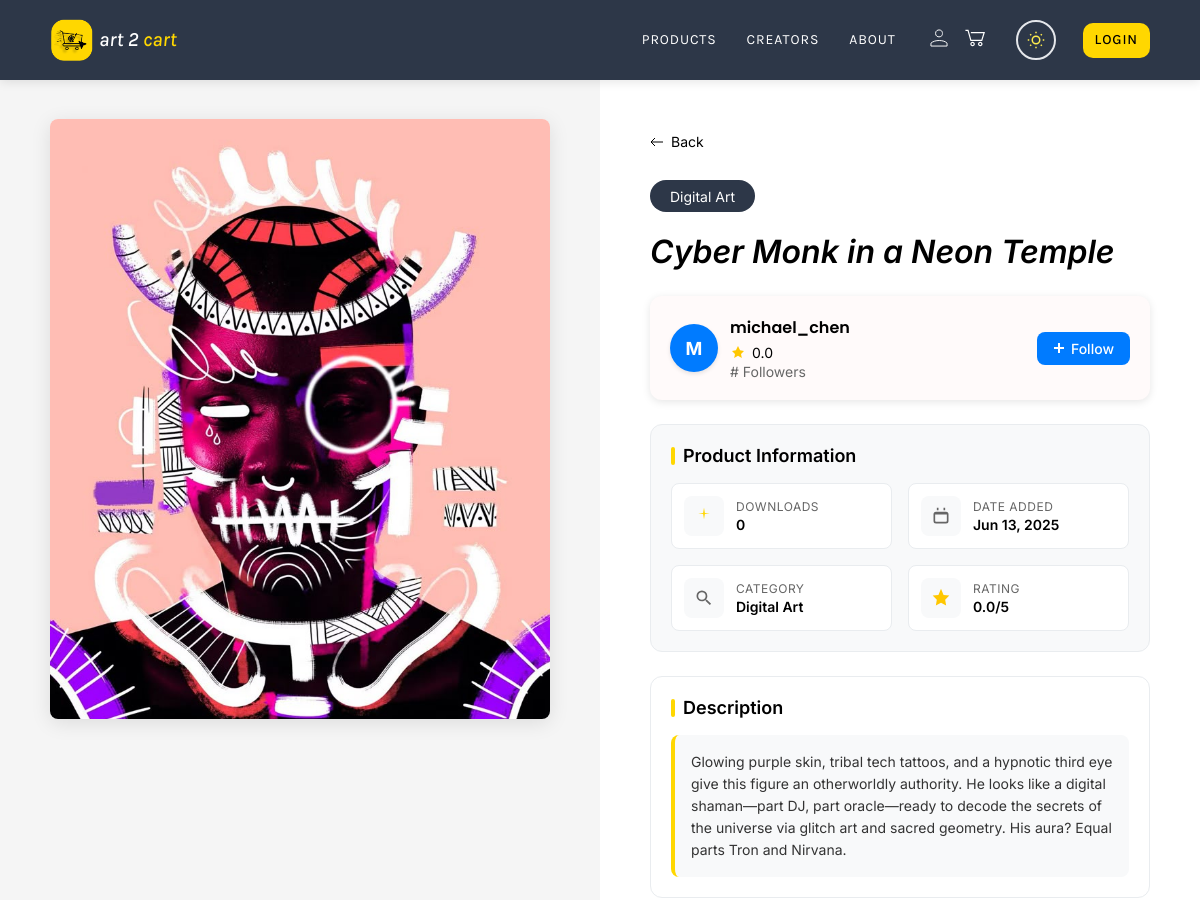
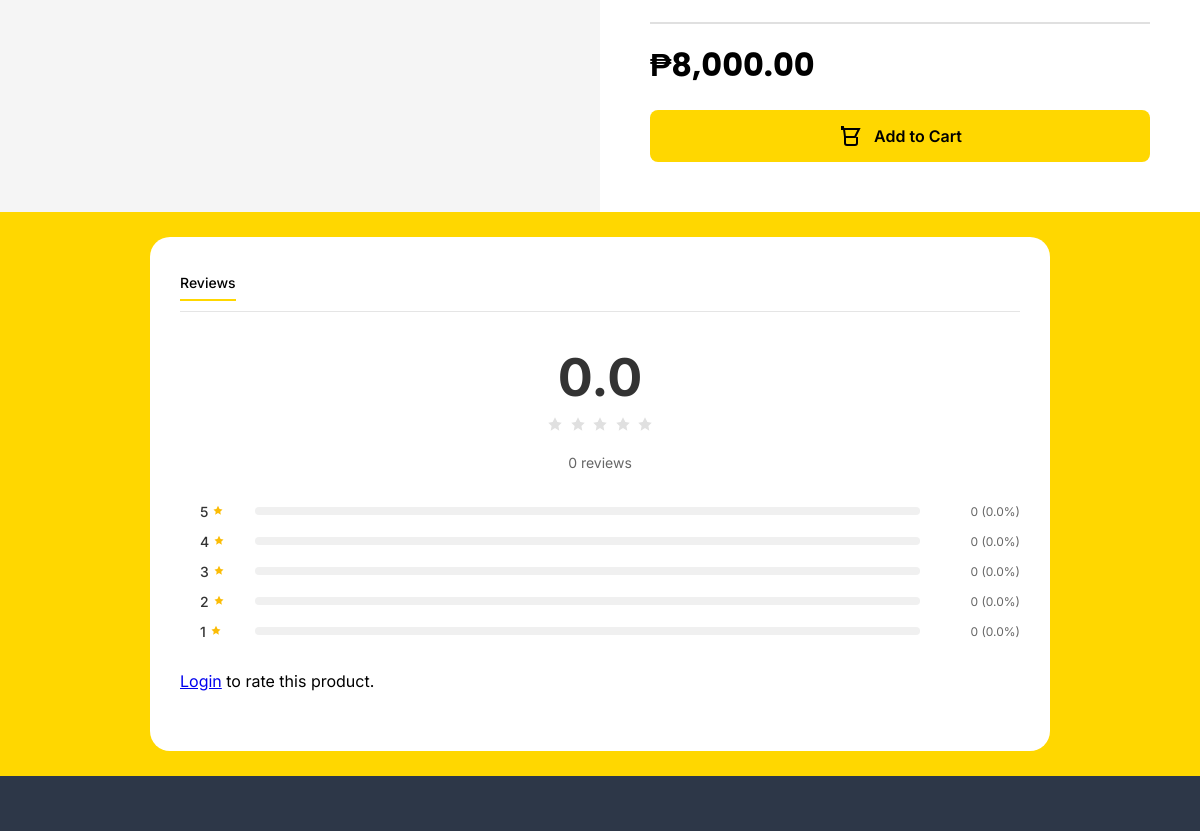
The page /product_preview.php?id=9 (upper part) on the database as committed earlier (2 pictures, top to bottom).
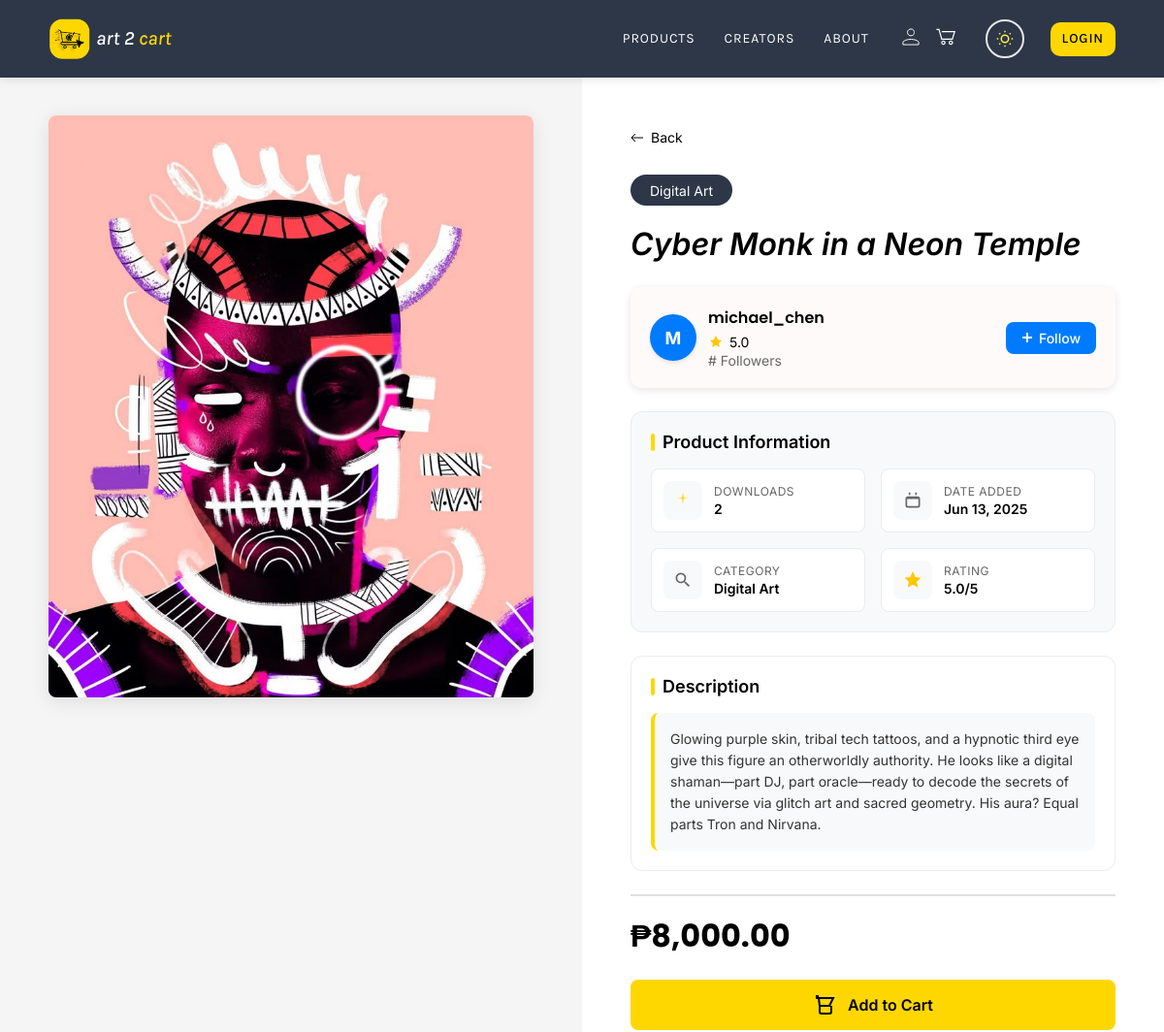
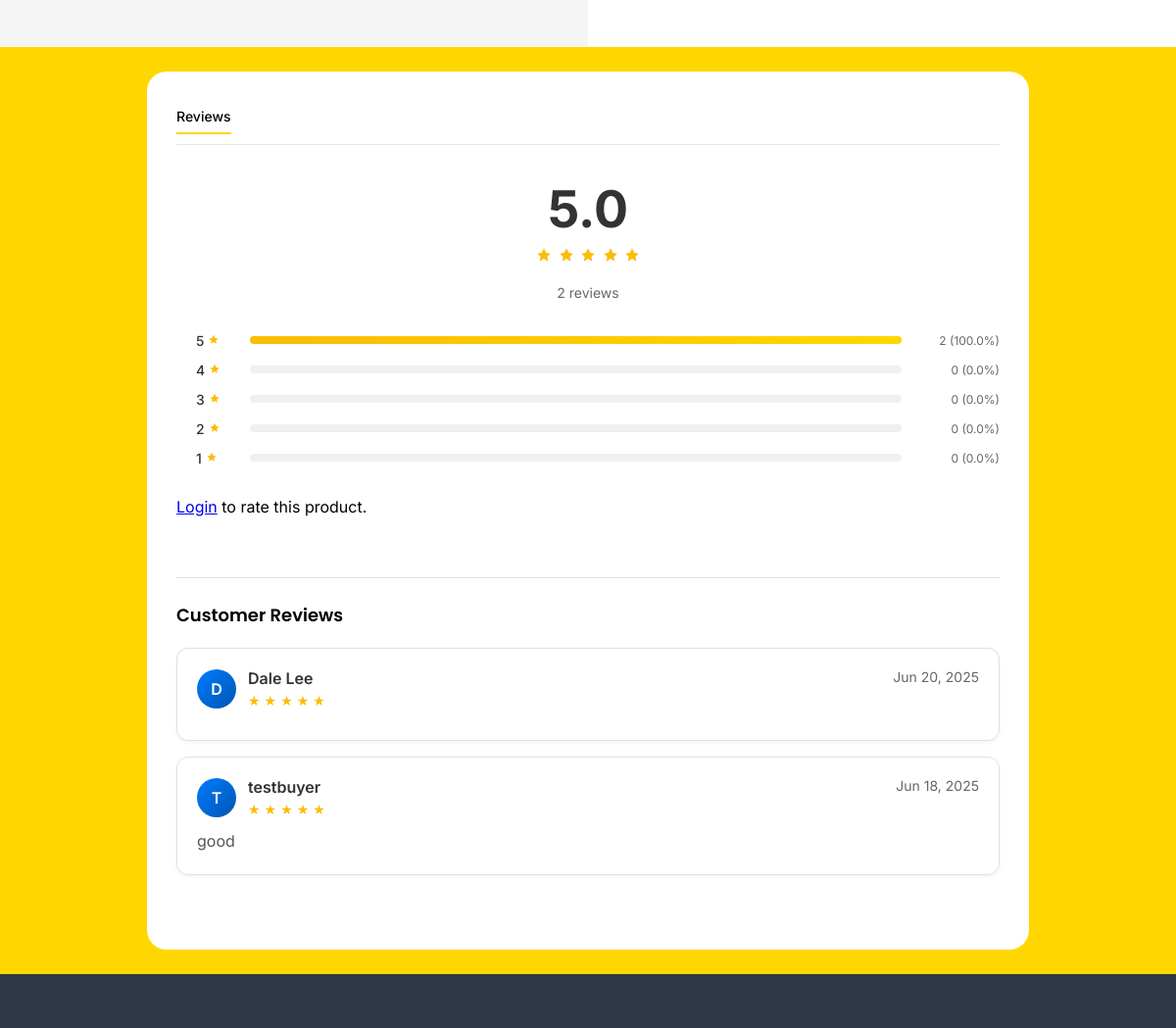
The same page on the database as committed later (2 pictures, top to bottom).
### tables this page shows
CREATE TABLE `products` (
  `id` int NOT NULL AUTO_INCREMENT,
  `seller_id` int NOT NULL,
  `category_id` int NOT NULL,
  `title` varchar(100) NOT NULL,
  `description` text,
  `price` decimal(10,2) NOT NULL,
  `image_path` varchar(255) NOT NULL,
  `file_path` varchar(255) NOT NULL,
  `status` enum('active','inactive','pending','rejected') DEFAULT 'pending',
  `downloads` int DEFAULT '0',
  `created_at` timestamp NULL DEFAULT CURRENT_TIMESTAMP,
  `updated_at` timestamp NULL DEFAULT CURRENT_TIMESTAMP ON UPDATE CURRENT_TIMESTAMP,
  `review_status` enum('pending','approved','rejected') DEFAULT 'pending',
  `review_notes` text,
  `review_date` timestamp NULL DEFAULT NULL,
  `reviewed_by` int DEFAULT NULL,
  PRIMARY KEY (`id`),
  KEY `fk_products_reviewer` (`reviewed_by`),
  KEY `idx_products_seller` (`seller_id`),
  KEY `idx_products_category` (`category_id`),
  KEY `idx_products_status` (`status`),
  KEY `idx_products_price` (`price`),
  CONSTRAINT `fk_products_category` FOREIGN KEY (`category_id`) REFERENCES `categories` (`id`) ON DELETE RESTRICT,
  CONSTRAINT `fk_products_reviewer` FOREIGN KEY (`reviewed_by`) REFERENCES `users` (`id`) ON DELETE SET NULL,
  CONSTRAINT `fk_products_seller` FOREIGN KEY (`seller_id`) REFERENCES `users` (`id`) ON DELETE CASCADE,
  CONSTRAINT `chk_products_price` CHECK ((`price` >= 0))
);

CREATE TABLE `categories` (
  `id` int NOT NULL AUTO_INCREMENT,
  `name` varchar(50) NOT NULL,
  `slug` varchar(50) NOT NULL,
  `description` text,
  `icon_path` varchar(255) DEFAULT NULL,
  `display_order` int DEFAULT '0',
  PRIMARY KEY (`id`),
  UNIQUE KEY `name` (`name`),
  UNIQUE KEY `slug` (`slug`),
  KEY `idx_categories_slug` (`slug`)
);

CREATE TABLE `users` (
  `id` int NOT NULL AUTO_INCREMENT,
  `username` varchar(50) NOT NULL,
  `email` varchar(100) NOT NULL,
  `first_name` varchar(50) DEFAULT NULL,
  `last_name` varchar(50) DEFAULT NULL,
  `password_hash` varchar(255) NOT NULL,
  `profile_image` varchar(255) DEFAULT NULL,
  `phone` varchar(20) DEFAULT NULL,
  `email_verified` tinyint(1) DEFAULT '0',
  `status` enum('active','inactive','suspended') DEFAULT 'active',
  `created_at` timestamp NULL DEFAULT CURRENT_TIMESTAMP,
  `updated_at` timestamp NULL DEFAULT CURRENT_TIMESTAMP ON UPDATE CURRENT_TIMESTAMP,
  PRIMARY KEY (`id`),
  UNIQUE KEY `username` (`username`),
  UNIQUE KEY `email` (`email`),
  KEY `idx_users_email` (`email`),
  KEY `idx_users_username` (`username`),
  KEY `idx_users_status` (`status`),
  KEY `idx_users_created` (`created_at`)
);

CREATE TABLE `ratings` (
  `id` int NOT NULL AUTO_INCREMENT,
  `product_id` int NOT NULL,
  `user_id` int NOT NULL,
  `rating` decimal(2,1) NOT NULL,
  `comment` text,
  `created_at` timestamp NULL DEFAULT CURRENT_TIMESTAMP,
  PRIMARY KEY (`id`),
  UNIQUE KEY `unique_rating` (`product_id`,`user_id`),
  KEY `fk_ratings_user` (`user_id`),
  CONSTRAINT `fk_ratings_product` FOREIGN KEY (`product_id`) REFERENCES `products` (`id`) ON DELETE CASCADE,
  CONSTRAINT `fk_ratings_user` FOREIGN KEY (`user_id`) REFERENCES `users` (`id`) ON DELETE CASCADE,
  CONSTRAINT `chk_ratings_range` CHECK (((`rating` >= 1) and (`rating` <= 5))),
  CONSTRAINT `ratings_chk_1` CHECK (((`rating` >= 0) and (`rating` <= 5)))
);

### product_preview.php (the view, shortened to what the changed rows need)
<?php
require_once 'config/db.php';
require_once 'includes/products.php';
$baseUrl = Art2CartConfig::getBaseUrl();
$productId = isset($_GET['id']) ? (int)$_GET['id'] : 0;
$isPurchasedView = isset($_GET['purchased']) && $_GET['purchased'] === '1';
$productService = new ProductService();
if ($isPurchasedView && isset($_SESSION['user_id'])) {
    $product = $productService->getPurchasedProductById($productId, $_SESSION['user_id']);
    if (!$product) {
        header('Location: ' . $baseUrl . 'product_preview.php?id=' . $productId);
        exit;
    }
} else {
    $product = $productService->getProductById($productId);
}
$ratings = $productService->getProductRatings($productId);
$reviews = $productService->getProductReviews($productId, 10, 0);
?>
<!DOCTYPE html>
<html lang="en">
<head>
    <link rel="stylesheet" href="static/css/var.css">
    <link rel="stylesheet" href="static/css/fonts.css">
    <link rel="stylesheet" href="static/css/template/header.css">
    <link rel="stylesheet" href="static/css/product_preview/preview_product.css">
</head>
<body<?php echo $isPurchasedView ? ' class="purchased-view"' : ''; ?>>
    <?php include 'static/templates/header_new.php'; ?>
    <main class="product-main">
        <div class="product-content">
            <div class="product-images">
                          <div class="main-image">
                <img id="mainProductImage" src="<?php echo htmlspecialchars($product['image_path']); ?>" alt="<?php echo htmlspecialchars($product['title']); ?>">
            </div>
        </div>
        <div class="product-details">
            <div class="details-container">
                <button class="back-btn" onclick="goBack()">
                    <svg width="13" height="10" viewBox="0 0 13 10" fill="none">
                        <path d="M1 5h12M5 1l-4 4 4 4" stroke="black" stroke-width="1"/>
                    </svg>
                    <span>Back</span>
                </button>
                <?php
                    $categoryClass = strtolower(str_replace(' ', '-', $product['category_name']));
                ?>                <div class="category-btn <?php echo $categoryClass; ?>">
                    <span id="productCategory"><?php echo htmlspecialchars($product['category_name']); ?></span>
                </div>
                <h1 class="product-title" id="productTitle"><?php echo htmlspecialchars($product['title']); ?></h1>
                <div class="artist-info">
                    <div class="artist-container">
                        <div class="artist-profile">
                            <div class="artist-avatar"><?php echo strtoupper(substr($product['seller_name'], 0, 1)); ?></div>
                            <div class="artist-details">
                                <div class="artist-name" id="artistName"><?php echo htmlspecialchars($product['seller_name']); ?></div>
                                <div class="artist-rating">
                                    <svg width="16" height="16" viewBox="0 0 16 16" fill="none">
                                        <path d="M8 1l2.09 4.26L14 6l-3 2.96L11.82 13 8 10.74 4.18 13 5 8.96 2 6l3.91-.74L8 1z" fill="#FFC700"/>
                                    </svg>
                                    <span id="artistRating"><?php echo number_format($product['rating'], 1); ?></span>
                                </div>
                                <div class="artist-sales" id="artistSales"># Followers</div>
                            </div>
                        </div>
                    </div>
                </div>
                <div class="product-information">
                    <h3 class="section-title">Product Information</h3>
                    <div class="info-grid">
                        <div class="info-item">
                            <div class="info-content">
                                <span class="info-label">Downloads</span>
                                <span class="info-value"><?php echo number_format($product['downloads']); ?></span>
                            </div>
                        </div>
                        <div class="info-item">
                            <div class="info-content">
                                <span class="info-label">Date Added</span>
                                <span class="info-value"><?php echo date('M j, Y', strtotime($product['created_at'])); ?></span>
                            </div>
                        </div>
                        <div class="info-item">
                            <div class="info-content">
                                <span class="info-label">Category</span>
                                <span class="info-value"><?php echo htmlspecialchars($product['category_name']); ?></span>
                            </div>
                        </div>
                        <div class="info-item">
                            <div class="info-content">
                                <span class="info-label">Rating</span>
                                <span class="info-value"><?php echo number_format($product['rating'], 1); ?>/5</span>
                            </div>
                        </div>
                    </div>
                </div>
                <div class="description-section">
                    <h3 class="section-title">Description</h3>
                    <div class="description-content">
                        <p id="productDescription"><?php echo nl2br(htmlspecialchars($product['description'])); ?></p>
                    </div>
                </div>
                <hr class="divider">
                <div class="price">
                    <span id="productPrice">₱<?php echo number_format($product['price'], 2); ?></span>
                </div>
                <?php if ($isPurchasedView): ?>
                    <div class="purchased-actions">
                        <button class="download-btn" onclick="downloadProduct(<?php echo $productId; ?>)">
                            <svg width="20" height="20" viewBox="0 0 24 24" fill="none" stroke="currentColor" stroke-width="2">
                                <path d="M21 15v4a2 2 0 0 1-2 2H5a2 2 0 0 1-2-2v-4"></path>
                                <polyline points="7,10 12,15 17,10"></polyline>
                                <line x1="12" y1="15" x2="12" y2="3"></line>
                            </svg>
                            Download Product
                        </button>
                        <?php if (isset($product['status']) && $product['status'] !== 'active'): ?>
                            <div class="status-notice">
                                <p><strong>Note:</strong> This product is no longer available for purchase but you can still access it because you purchased it previously.</p>
                            </div>
                        <?php endif; ?>
                    </div>
                <?php elseif (isset($product['status']) && $product['status'] === 'active'): ?>
                    <button class="add-to-cart-btn" onclick="addToCart(<?php echo $productId; ?>)">
                        <svg width="24" height="24" viewBox="0 0 24 24" fill="none">
                            <path d="M3 3h2l.4 2M7 13h10l4-8H5.4m1.6 8L6 5H3m4 8v6a2 2 0 0 0 2 2h8a2 2 0 0 0 2-2v-6" stroke="black" stroke-width="2"/>
                        </svg>
                        Add to Cart
                    </button>
                <?php endif; ?>
            </div>
        </div>
        </div>
        <div class="reviews-section">
            <div class="reviews-container">
            <div class="reviews-content" id="reviewsTab">
                <div class="rating-summary">
                    <div class="rating-score" id="averageRating"><?php echo number_format($ratings['average'], 1); ?></div>
                    <div class="rating-stars" id="ratingStars">
                        <?php for ($i = 1; $i <= 5; $i++): ?>
                            <svg width="16" height="16" viewBox="0 0 16 16" fill="none">
                                <path d="M8 1l2.09 4.26L14 6l-3 2.96L11.82 13 8 10.74 4.18 13 5 8.96 2 6l3.91-.74L8 1z" fill="<?php echo $i <= round($ratings['average']) ? '#FBBC05' : '#E0E0E0'; ?>"/>
                            </svg>
                        <?php endfor; ?>
                    </div>
                    <div class="rating-count" id="reviewCount"><?php echo $ratings['total']; ?> review<?php echo $ratings['total'] != 1 ? 's' : ''; ?></div>
                </div>
                <div class="rating-breakdown">
                    <?php for ($star = 5; $star >= 1; $star--):
                        $count = $ratings['breakdown'][$star];
                        $percentage = $ratings['total'] > 0 ? ($count / $ratings['total']) * 100 : 0;
                    ?>
                        <div class="rating-bar" data-star="<?php echo $star; ?>">
                            <div class="star-label">
                                <span class="star-number"><?php echo $star; ?></span>
                                <svg width="12" height="12" viewBox="0 0 16 16" fill="#FBBC05">
                                    <path d="M8 1l2.09 4.26L14 6l-3 2.96L11.82 13 8 10.74 4.18 13 5 8.96 2 6l3.91-.74L8 1z"/>
                                </svg>
                            </div>
                            <div class="progress-bar">
                                <div class="progress-fill" style="width: <?php echo $percentage; ?>%"></div>
                            </div>
                            <span class="star-count"><?php echo $count; ?> (<?php echo number_format($percentage, 1); ?>%)</span>
                        </div>
                    <?php endfor; ?>
                </div>
                <?php if (!empty($reviews)): ?>
                    <div class="reviews-list">
                        <h3>Customer Reviews</h3>
                        <?php foreach ($reviews as $review): ?>
                            <div class="review-item">
                                <div class="review-header">
                                    <div class="reviewer-info">
                                        <div class="reviewer-avatar">
                                            <?php echo strtoupper(substr($review['username'], 0, 1)); ?>
                                        </div>
                                        <div class="reviewer-details">
                                            <span class="reviewer-name"><?php echo htmlspecialchars($review['username']); ?></span>
                                            <div class="review-rating">
                                                <?php for ($i = 1; $i <= 5; $i++): ?>
                                                    <span class="review-star <?php echo $i <= $review['rating'] ? 'filled' : 'empty'; ?>">★</span>
                                                <?php endfor; ?>
                                            </div>
                                        </div>
                                    </div>
                                    <div class="review-date">
                                        <?php echo date('M j, Y', strtotime($review['created_at'])); ?>
                                    </div>
                                </div>
                                <?php if (!empty($review['comment'])): ?>
                                    <div class="review-comment">
                                        <?php echo nl2br(htmlspecialchars($review['comment'])); ?>
                                    </div>
                                <?php endif; ?>
                            </div>
                        <?php endforeach; ?>
                    </div>
                <?php endif; ?>
            </div>
        </div>
    </div>    </main>
    <?php include 'static/templates/footer_new.php'; ?>
</body>
</html>

Rows that differ between the two databases and show on the page:
changed products "Cyber Monk in a Neon Temple": downloads "0" → "2"
added ratings: user.username "D", user.username "Dale Lee", created_at "Jun 20, 2025"
added ratings: user.username "T", user.username "testbuyer", created_at "Jun 18, 2025", comment "good"
Other text that changed with them:
$product['rating']: "0.0" → "5.0"
$ratings['average']: "0.0" → "5.0"
$ratings['total']: "0" → "2"
new list line: "5 2 ( 100.0 %)"
text now shown: "Customer Reviews"
list line gone: "1 0 ( 0.0 %)"
